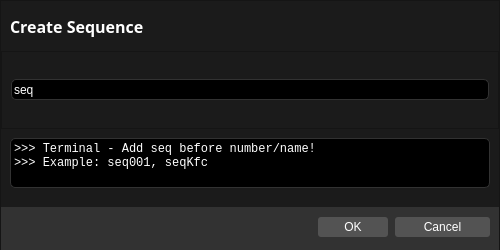
<?xml version="1.0" encoding="UTF-8"?>
<ui version="4.0">
 <class>cioxo_createSequence</class>
 <widget class="QDialog" name="cioxo_createSequence">
  <property name="geometry">
   <rect>
    <x>0</x>
    <y>0</y>
    <width>500</width>
    <height>250</height>
   </rect>
  </property>
  <property name="minimumSize">
   <size>
    <width>500</width>
    <height>250</height>
   </size>
  </property>
  <property name="maximumSize">
   <size>
    <width>800</width>
    <height>300</height>
   </size>
  </property>
  <property name="windowTitle">
   <string>Dialog</string>
  </property>
  <property name="styleSheet">
   <string notr="true">background-color: rgb(27, 27, 27);</string>
  </property>
  <layout class="QVBoxLayout" name="verticalLayout_3">
   <property name="spacing">
    <number>0</number>
   </property>
   <property name="leftMargin">
    <number>0</number>
   </property>
   <property name="topMargin">
    <number>0</number>
   </property>
   <property name="rightMargin">
    <number>0</number>
   </property>
   <property name="bottomMargin">
    <number>0</number>
   </property>
   <item>
    <widget class="QFrame" name="frame_all">
     <property name="frameShape">
      <enum>QFrame::StyledPanel</enum>
     </property>
     <property name="frameShadow">
      <enum>QFrame::Raised</enum>
     </property>
     <layout class="QVBoxLayout" name="verticalLayout">
      <property name="spacing">
       <number>0</number>
      </property>
      <property name="leftMargin">
       <number>0</number>
      </property>
      <property name="topMargin">
       <number>0</number>
      </property>
      <property name="rightMargin">
       <number>0</number>
      </property>
      <property name="bottomMargin">
       <number>0</number>
      </property>
      <item>
       <widget class="QFrame" name="frame_title">
        <property name="maximumSize">
         <size>
          <width>16777215</width>
          <height>50</height>
         </size>
        </property>
        <property name="styleSheet">
         <string notr="true"/>
        </property>
        <property name="frameShape">
         <enum>QFrame::NoFrame</enum>
        </property>
        <property name="frameShadow">
         <enum>QFrame::Raised</enum>
        </property>
        <property name="lineWidth">
         <number>0</number>
        </property>
        <layout class="QHBoxLayout" name="horizontalLayout_6" stretch="0,0">
         <property name="spacing">
          <number>0</number>
         </property>
         <property name="leftMargin">
          <number>9</number>
         </property>
         <property name="topMargin">
          <number>0</number>
         </property>
         <property name="rightMargin">
          <number>9</number>
         </property>
         <property name="bottomMargin">
          <number>0</number>
         </property>
         <item>
          <widget class="QLabel" name="label_createProject">
           <property name="maximumSize">
            <size>
             <width>140</width>
             <height>30</height>
            </size>
           </property>
           <property name="font">
            <font>
             <family>Source Sans Pro</family>
             <pointsize>12</pointsize>
             <weight>75</weight>
             <bold>true</bold>
            </font>
           </property>
           <property name="styleSheet">
            <string notr="true">color:white;</string>
           </property>
           <property name="text">
            <string>Create Sequence</string>
           </property>
           <property name="alignment">
            <set>Qt::AlignLeading|Qt::AlignLeft|Qt::AlignVCenter</set>
           </property>
          </widget>
         </item>
         <item>
          <spacer name="spacer">
           <property name="orientation">
            <enum>Qt::Horizontal</enum>
           </property>
           <property name="sizeHint" stdset="0">
            <size>
             <width>40</width>
             <height>20</height>
            </size>
           </property>
          </spacer>
         </item>
        </layout>
       </widget>
      </item>
      <item>
       <widget class="QFrame" name="frame_input">
        <property name="frameShape">
         <enum>QFrame::StyledPanel</enum>
        </property>
        <property name="frameShadow">
         <enum>QFrame::Raised</enum>
        </property>
        <layout class="QVBoxLayout" name="verticalLayout_2">
         <property name="topMargin">
          <number>0</number>
         </property>
         <property name="bottomMargin">
          <number>0</number>
         </property>
         <item>
          <widget class="QLineEdit" name="lineEdit_input">
           <property name="minimumSize">
            <size>
             <width>0</width>
             <height>21</height>
            </size>
           </property>
           <property name="font">
            <font>
             <family>Segoe UI</family>
             <pointsize>9</pointsize>
            </font>
           </property>
           <property name="styleSheet">
            <string notr="true">QLineEdit
{
	color: rgb(255, 255, 255);
	background-color: rgb(0, 0, 0);
	border-style: solid;
    border-width: 1px;
	border-radius: 5px;
	border-color: rgb(50, 50, 50);
}</string>
           </property>
           <property name="text">
            <string>seq</string>
           </property>
          </widget>
         </item>
        </layout>
       </widget>
      </item>
      <item>
       <widget class="QFrame" name="frame_informations">
        <property name="maximumSize">
         <size>
          <width>16777215</width>
          <height>70</height>
         </size>
        </property>
        <property name="styleSheet">
         <string notr="true"/>
        </property>
        <property name="frameShape">
         <enum>QFrame::NoFrame</enum>
        </property>
        <property name="frameShadow">
         <enum>QFrame::Raised</enum>
        </property>
        <layout class="QVBoxLayout" name="verticalLayout_4">
         <property name="bottomMargin">
          <number>18</number>
         </property>
         <item>
          <widget class="QLabel" name="label_informations">
           <property name="minimumSize">
            <size>
             <width>0</width>
             <height>50</height>
            </size>
           </property>
           <property name="maximumSize">
            <size>
             <width>16777215</width>
             <height>16777215</height>
            </size>
           </property>
           <property name="font">
            <font>
             <family>Consolas</family>
            </font>
           </property>
           <property name="cursor">
            <cursorShape>IBeamCursor</cursorShape>
           </property>
           <property name="styleSheet">
            <string notr="true">QLabel
{
	color: rgb(255, 255, 255);
	background-color: rgb(0, 0, 0);
	border-style: solid;
    border-width: 1px;
	border-radius: 5px;
	border-color: rgb(50, 50, 50);
}</string>
           </property>
           <property name="frameShape">
            <enum>QFrame::StyledPanel</enum>
           </property>
           <property name="text">
            <string>&gt;&gt;&gt; Terminal - Add seq before number/name!
&gt;&gt;&gt; Example: seq001, seqKfc</string>
           </property>
           <property name="alignment">
            <set>Qt::AlignLeading|Qt::AlignLeft|Qt::AlignTop</set>
           </property>
           <property name="wordWrap">
            <bool>true</bool>
           </property>
           <property name="margin">
            <number>9</number>
           </property>
           <property name="textInteractionFlags">
            <set>Qt::LinksAccessibleByMouse|Qt::TextSelectableByKeyboard|Qt::TextSelectableByMouse</set>
           </property>
          </widget>
         </item>
        </layout>
       </widget>
      </item>
      <item>
       <widget class="QFrame" name="frame_choice">
        <property name="minimumSize">
         <size>
          <width>0</width>
          <height>50</height>
         </size>
        </property>
        <property name="maximumSize">
         <size>
          <width>16777215</width>
          <height>33</height>
         </size>
        </property>
        <property name="styleSheet">
         <string notr="true">	background-color: rgb(50, 50, 50);</string>
        </property>
        <property name="frameShape">
         <enum>QFrame::NoFrame</enum>
        </property>
        <property name="frameShadow">
         <enum>QFrame::Raised</enum>
        </property>
        <property name="lineWidth">
         <number>0</number>
        </property>
        <layout class="QHBoxLayout" name="horizontalLayout_9">
         <property name="spacing">
          <number>6</number>
         </property>
         <property name="leftMargin">
          <number>9</number>
         </property>
         <property name="topMargin">
          <number>0</number>
         </property>
         <property name="rightMargin">
          <number>9</number>
         </property>
         <property name="bottomMargin">
          <number>9</number>
         </property>
         <item>
          <spacer name="spacer_project">
           <property name="orientation">
            <enum>Qt::Horizontal</enum>
           </property>
           <property name="sizeType">
            <enum>QSizePolicy::Fixed</enum>
           </property>
           <property name="sizeHint" stdset="0">
            <size>
             <width>10</width>
             <height>0</height>
            </size>
           </property>
          </spacer>
         </item>
         <item>
          <widget class="QLabel" name="label_separator">
           <property name="font">
            <font>
             <family>Source Sans Pro</family>
             <pointsize>12</pointsize>
             <weight>75</weight>
             <bold>true</bold>
            </font>
           </property>
           <property name="styleSheet">
            <string notr="true">color: rgb(255, 255, 255);</string>
           </property>
           <property name="text">
            <string/>
           </property>
           <property name="alignment">
            <set>Qt::AlignLeading|Qt::AlignLeft|Qt::AlignVCenter</set>
           </property>
          </widget>
         </item>
         <item>
          <widget class="QPushButton" name="button_ok">
           <property name="maximumSize">
            <size>
             <width>70</width>
             <height>20</height>
            </size>
           </property>
           <property name="font">
            <font>
             <family>Segoe UI</family>
             <pointsize>9</pointsize>
             <weight>50</weight>
             <bold>false</bold>
            </font>
           </property>
           <property name="styleSheet">
            <string notr="true">QPushButton
{
	background-color: rgb(83, 83, 83);
	color: rgb(255, 255, 255);
	border-radius: 3px;
}
QPushButton:hover:!pressed
{
	background-color: rgb(100, 100, 100);
}</string>
           </property>
           <property name="text">
            <string>OK</string>
           </property>
          </widget>
         </item>
         <item>
          <spacer name="spacer_uttons">
           <property name="orientation">
            <enum>Qt::Horizontal</enum>
           </property>
           <property name="sizeType">
            <enum>QSizePolicy::Fixed</enum>
           </property>
           <property name="sizeHint" stdset="0">
            <size>
             <width>1</width>
             <height>20</height>
            </size>
           </property>
          </spacer>
         </item>
         <item>
          <widget class="QPushButton" name="button_cancel">
           <property name="minimumSize">
            <size>
             <width>0</width>
             <height>20</height>
            </size>
           </property>
           <property name="maximumSize">
            <size>
             <width>95</width>
             <height>20</height>
            </size>
           </property>
           <property name="font">
            <font>
             <family>Segoe UI</family>
             <pointsize>9</pointsize>
             <weight>50</weight>
             <bold>false</bold>
            </font>
           </property>
           <property name="styleSheet">
            <string notr="true">QPushButton
{
	background-color: rgb(83, 83, 83);
	color: rgb(255, 255, 255);
	border-radius: 3px;
}
QPushButton:hover:!pressed
{
	background-color: rgb(100, 100, 100);
}</string>
           </property>
           <property name="text">
            <string>Cancel</string>
           </property>
          </widget>
         </item>
        </layout>
       </widget>
      </item>
     </layout>
    </widget>
   </item>
  </layout>
 </widget>
 <resources/>
 <connections/>
</ui>
